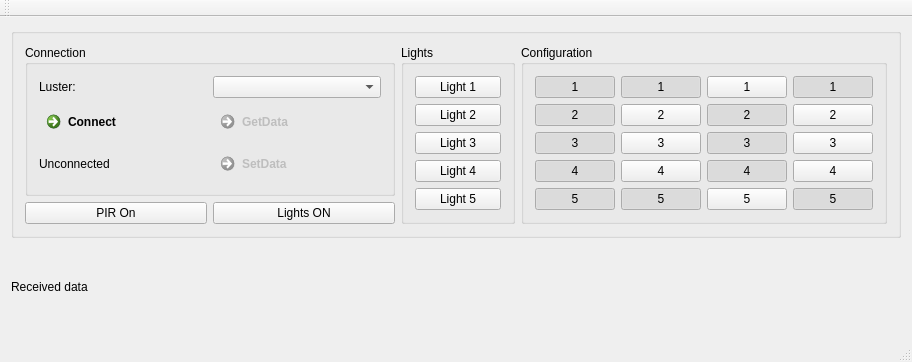
<?xml version="1.0" encoding="UTF-8"?>
<ui version="4.0">
 <class>MainWindow</class>
 <widget class="QMainWindow" name="MainWindow">
  <property name="geometry">
   <rect>
    <x>0</x>
    <y>0</y>
    <width>912</width>
    <height>362</height>
   </rect>
  </property>
  <property name="windowTitle">
   <string>MainWindow</string>
  </property>
  <widget class="QWidget" name="centralWidget">
   <layout class="QGridLayout" name="gridLayout_7">
    <item row="1" column="0" colspan="2">
     <widget class="QGroupBox" name="groupBox_4">
      <property name="title">
       <string/>
      </property>
      <layout class="QGridLayout" name="gridLayout_4">
       <item row="0" column="0">
        <widget class="QGroupBox" name="groupBox_3">
         <property name="title">
          <string>Connection </string>
         </property>
         <layout class="QGridLayout" name="gridLayout_3">
          <item row="0" column="0">
           <widget class="QLabel" name="label">
            <property name="text">
             <string>Luster:</string>
            </property>
           </widget>
          </item>
          <item row="0" column="1">
           <widget class="QComboBox" name="comboBox"/>
          </item>
          <item row="1" column="0">
           <widget class="QCommandLinkButton" name="commandLinkButton_3">
            <property name="text">
             <string>Connect</string>
            </property>
           </widget>
          </item>
          <item row="1" column="1">
           <widget class="QCommandLinkButton" name="commandLinkButton_2">
            <property name="enabled">
             <bool>false</bool>
            </property>
            <property name="text">
             <string>GetData</string>
            </property>
           </widget>
          </item>
          <item row="2" column="0">
           <widget class="QLabel" name="label_2">
            <property name="text">
             <string>Unconnected</string>
            </property>
           </widget>
          </item>
          <item row="2" column="1">
           <widget class="QCommandLinkButton" name="commandLinkButton">
            <property name="enabled">
             <bool>false</bool>
            </property>
            <property name="text">
             <string>SetData</string>
            </property>
           </widget>
          </item>
         </layout>
        </widget>
       </item>
       <item row="1" column="0">
        <layout class="QGridLayout" name="gridLayout_2">
         <item row="0" column="0">
          <widget class="QPushButton" name="pushButton">
           <property name="text">
            <string>PIR On</string>
           </property>
           <property name="checkable">
            <bool>true</bool>
           </property>
          </widget>
         </item>
         <item row="0" column="1">
          <widget class="QPushButton" name="pushButton_8">
           <property name="text">
            <string>Lights ON</string>
           </property>
           <property name="checkable">
            <bool>true</bool>
           </property>
          </widget>
         </item>
        </layout>
       </item>
       <item row="0" column="1" rowspan="2">
        <widget class="QGroupBox" name="groupBox">
         <property name="title">
          <string>Lights</string>
         </property>
         <layout class="QGridLayout" name="gridLayout">
          <item row="0" column="0">
           <widget class="QPushButton" name="pushButton_2">
            <property name="text">
             <string>Light 1</string>
            </property>
            <property name="checkable">
             <bool>true</bool>
            </property>
            <property name="autoRepeat">
             <bool>false</bool>
            </property>
            <property name="autoExclusive">
             <bool>false</bool>
            </property>
           </widget>
          </item>
          <item row="1" column="0">
           <widget class="QPushButton" name="pushButton_3">
            <property name="text">
             <string>Light 2</string>
            </property>
            <property name="checkable">
             <bool>true</bool>
            </property>
           </widget>
          </item>
          <item row="4" column="0">
           <widget class="QPushButton" name="pushButton_47">
            <property name="text">
             <string>Light 5</string>
            </property>
           </widget>
          </item>
          <item row="2" column="0">
           <widget class="QPushButton" name="pushButton_4">
            <property name="text">
             <string>Light 3</string>
            </property>
            <property name="checkable">
             <bool>true</bool>
            </property>
           </widget>
          </item>
          <item row="3" column="0">
           <widget class="QPushButton" name="pushButton_46">
            <property name="text">
             <string>Light 4</string>
            </property>
           </widget>
          </item>
         </layout>
        </widget>
       </item>
       <item row="0" column="2" rowspan="2">
        <widget class="QGroupBox" name="groupBox_7">
         <property name="focusPolicy">
          <enum>Qt::NoFocus</enum>
         </property>
         <property name="title">
          <string>Configuration</string>
         </property>
         <layout class="QGridLayout" name="gridLayout_8">
          <item row="3" column="3">
           <widget class="QPushButton" name="pushButton_4_3">
            <property name="text">
             <string>4</string>
            </property>
            <property name="checkable">
             <bool>true</bool>
            </property>
            <property name="checked">
             <bool>true</bool>
            </property>
           </widget>
          </item>
          <item row="4" column="0">
           <widget class="QPushButton" name="pushButton_5_1">
            <property name="text">
             <string>5</string>
            </property>
            <property name="checkable">
             <bool>true</bool>
            </property>
            <property name="checked">
             <bool>true</bool>
            </property>
           </widget>
          </item>
          <item row="1" column="4">
           <widget class="QPushButton" name="pushButton_2_4">
            <property name="text">
             <string>2</string>
            </property>
            <property name="checkable">
             <bool>true</bool>
            </property>
           </widget>
          </item>
          <item row="4" column="3">
           <widget class="QPushButton" name="pushButton_5_3">
            <property name="text">
             <string>5</string>
            </property>
            <property name="checkable">
             <bool>true</bool>
            </property>
           </widget>
          </item>
          <item row="0" column="4">
           <widget class="QPushButton" name="pushButton_1_4">
            <property name="text">
             <string>1</string>
            </property>
            <property name="checkable">
             <bool>true</bool>
            </property>
            <property name="checked">
             <bool>true</bool>
            </property>
           </widget>
          </item>
          <item row="1" column="0">
           <widget class="QPushButton" name="pushButton_2_1">
            <property name="text">
             <string>2</string>
            </property>
            <property name="checkable">
             <bool>true</bool>
            </property>
            <property name="checked">
             <bool>true</bool>
            </property>
           </widget>
          </item>
          <item row="4" column="2">
           <widget class="QPushButton" name="pushButton_5_2">
            <property name="text">
             <string>5</string>
            </property>
            <property name="checkable">
             <bool>true</bool>
            </property>
            <property name="checked">
             <bool>true</bool>
            </property>
           </widget>
          </item>
          <item row="4" column="4">
           <widget class="QPushButton" name="pushButton_5_4">
            <property name="text">
             <string>5</string>
            </property>
            <property name="checkable">
             <bool>true</bool>
            </property>
            <property name="checked">
             <bool>true</bool>
            </property>
           </widget>
          </item>
          <item row="2" column="2">
           <widget class="QPushButton" name="pushButton_3_2">
            <property name="text">
             <string>3</string>
            </property>
            <property name="checkable">
             <bool>true</bool>
            </property>
           </widget>
          </item>
          <item row="1" column="2">
           <widget class="QPushButton" name="pushButton_2_2">
            <property name="text">
             <string>2</string>
            </property>
            <property name="checkable">
             <bool>true</bool>
            </property>
           </widget>
          </item>
          <item row="0" column="2">
           <widget class="QPushButton" name="pushButton_1_2">
            <property name="text">
             <string>1</string>
            </property>
            <property name="checkable">
             <bool>true</bool>
            </property>
            <property name="checked">
             <bool>true</bool>
            </property>
           </widget>
          </item>
          <item row="0" column="0">
           <widget class="QPushButton" name="pushButton_1_1">
            <property name="text">
             <string>1</string>
            </property>
            <property name="checkable">
             <bool>true</bool>
            </property>
            <property name="checked">
             <bool>true</bool>
            </property>
           </widget>
          </item>
          <item row="1" column="3">
           <widget class="QPushButton" name="pushButton_2_3">
            <property name="text">
             <string>2</string>
            </property>
            <property name="checkable">
             <bool>true</bool>
            </property>
            <property name="checked">
             <bool>true</bool>
            </property>
           </widget>
          </item>
          <item row="3" column="4">
           <widget class="QPushButton" name="pushButton_4_4">
            <property name="text">
             <string>4</string>
            </property>
            <property name="checkable">
             <bool>true</bool>
            </property>
           </widget>
          </item>
          <item row="3" column="0">
           <widget class="QPushButton" name="pushButton_4_1">
            <property name="text">
             <string>4</string>
            </property>
            <property name="checkable">
             <bool>true</bool>
            </property>
            <property name="checked">
             <bool>true</bool>
            </property>
           </widget>
          </item>
          <item row="2" column="4">
           <widget class="QPushButton" name="pushButton_3_4">
            <property name="text">
             <string>3</string>
            </property>
            <property name="checkable">
             <bool>true</bool>
            </property>
           </widget>
          </item>
          <item row="3" column="2">
           <widget class="QPushButton" name="pushButton_4_2">
            <property name="text">
             <string>4</string>
            </property>
            <property name="checkable">
             <bool>true</bool>
            </property>
           </widget>
          </item>
          <item row="0" column="3">
           <widget class="QPushButton" name="pushButton_1_3">
            <property name="text">
             <string>1</string>
            </property>
            <property name="checkable">
             <bool>true</bool>
            </property>
           </widget>
          </item>
          <item row="2" column="3">
           <widget class="QPushButton" name="pushButton_3_3">
            <property name="text">
             <string>3</string>
            </property>
            <property name="checkable">
             <bool>true</bool>
            </property>
            <property name="checked">
             <bool>true</bool>
            </property>
           </widget>
          </item>
          <item row="2" column="0">
           <widget class="QPushButton" name="pushButton_3_1">
            <property name="text">
             <string>3</string>
            </property>
            <property name="checkable">
             <bool>true</bool>
            </property>
            <property name="checked">
             <bool>true</bool>
            </property>
           </widget>
          </item>
         </layout>
        </widget>
       </item>
      </layout>
     </widget>
    </item>
    <item row="3" column="0" colspan="2">
     <widget class="QLabel" name="label_5">
      <property name="text">
       <string>Received data</string>
      </property>
     </widget>
    </item>
   </layout>
  </widget>
  <widget class="QToolBar" name="mainToolBar">
   <attribute name="toolBarArea">
    <enum>TopToolBarArea</enum>
   </attribute>
   <attribute name="toolBarBreak">
    <bool>false</bool>
   </attribute>
  </widget>
  <widget class="QStatusBar" name="statusBar"/>
 </widget>
 <layoutdefault spacing="6" margin="11"/>
 <resources/>
 <connections/>
</ui>
